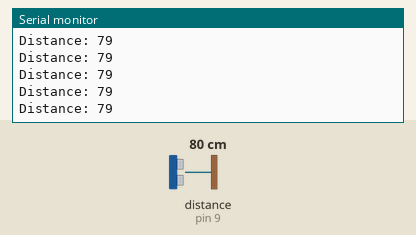
Simulated run of this sketch. Board: Arduino Uno, built with avr-gcc and run on an emulated ATmega328P. On the bench: the last lines printed to the serial monitor. Wiring (inferred from the names in the program): ultrasonic range finder: trigger pin 7; echo pin 9. Inputs (shaded band) come from the test bench; at power-on: distance to the obstacle (sensor on pin 9) 80 cm. The echo pulse lasts 58.3 µs per cm.

Above: at 1.2 s.
1.3 s: distance to the obstacle (sensor on pin 9) set to 2 cm
At 2.2 s:
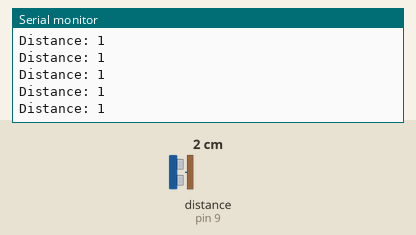
4.3 s: distance to the obstacle (sensor on pin 9) set to 120 cm
At 4.9 s:
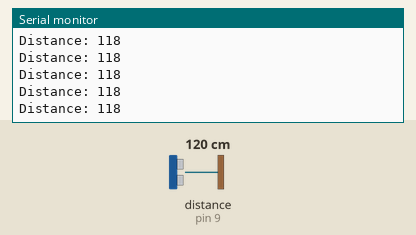
7.3 s: distance to the obstacle (sensor on pin 9) set to 4 cm
At 8.0 s:
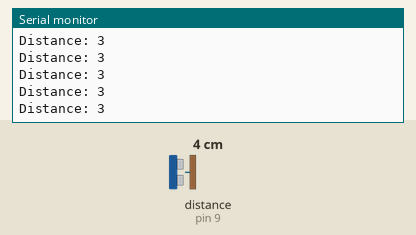
10.3 s: distance to the obstacle (sensor on pin 9) set to 18 cm
At 11.3 s:
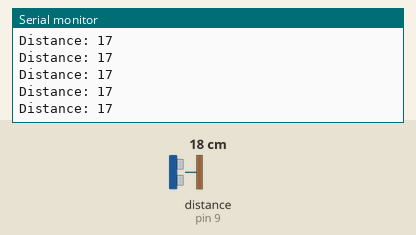
Timing chart, 0 to 13.3 s (numbered marks = the images above; inputs shaded):
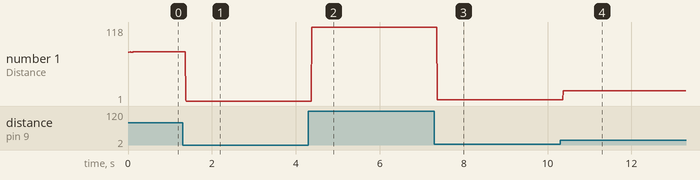

The sketch:

ultraSound_Sensor.ino
```cpp
int trigPin = 7;
int echoPin = 9;
long duration;
int distance;

void setup() {
  // put your setup code here, to run once:
pinMode(trigPin, OUTPUT);
pinMode(echoPin, INPUT);
Serial.begin(9600);

}

void loop() {
  // triger pin low and high to send sound signal - toggle
  digitalWrite(trigPin, LOW);
  delayMicroseconds(2);
  digitalWrite(trigPin, HIGH);
  delayMicroseconds(10);
  digitalWrite(trigPin, LOW);

  //waits until echoPin is high
  duration = pulseIn(echoPin, HIGH);
  distance = duration*0.034/2;
  Serial.print("Distance: ");
  Serial.println(distance);
}
```

Measured:
- after the input at 1.3 s, the serial monitor: prints a new line after 0.07 s (image 1)
- after the input at 4.3 s, the serial monitor: prints a new line after 0.08 s (image 2)
- after the input at 7.3 s, the serial monitor: prints a new line after 0.07 s (image 3)
- after the input at 10.3 s, the serial monitor: prints a new line after 0.07 s (image 4)
- plotted number 1: 79 → 1 after the input at 1.3 s, 1 → 118 after the input at 4.3 s, 118 → 3 after the input at 7.3 s, 3 → 1 after the input at 10.3 s
